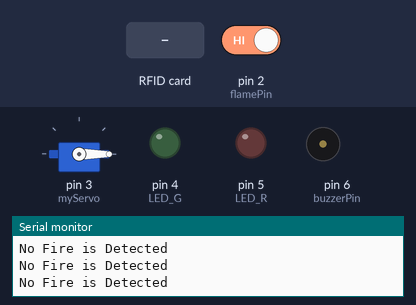
The sketch below on a simulated Arduino Uno, built with avr-gcc and run on an emulated ATmega328P. On the bench: servo, output pins drawn as LEDs (lit = HIGH), buzzer (waves = sounding, pin HIGH), the last lines printed to the serial monitor. Inputs (shaded band) come from the test bench; at power-on: pin 2 (flamePin) HIGH. Pins used as bus, display or sensor lines are not drawn.

Above: at 1.2 s.
1.3 s: RFID card F2 AA 79 33 held to the reader
At 1.8 s:
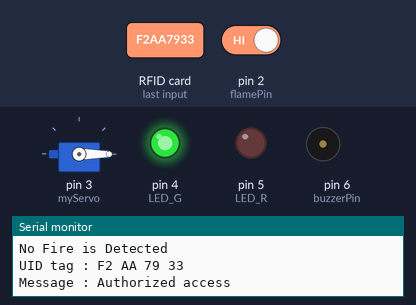
At 4.5 s:
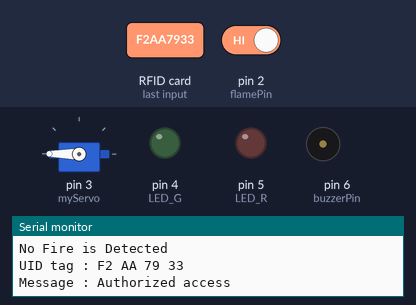
7.3 s: pin 2 (flamePin) driven LOW
10.3 s: RFID card 13 A1 A9 10 held to the reader
At 10.6 s:
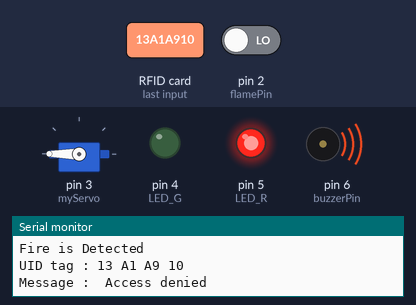
Timing chart, 0 to 19.3 s (numbered marks = the images above; inputs shaded):
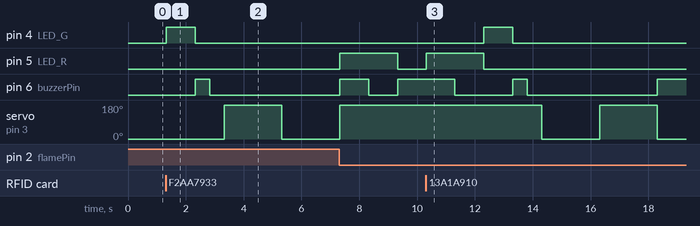

Measured:
- after the input at 1.3 s, pin 4 (LED_G): LOW → HIGH at once, → LOW 1.0 s later; pin 6 (buzzerPin): LOW → HIGH after 1.0 s, → LOW 0.50 s later; servo on pin 3 (myServo): 0° → 180° after 2.0 s, → 0° 2.0 s later
- after the input at 10.3 s, pin 4 (LED_G): LOW → HIGH after 2.0 s, → LOW 1.0 s later; pin 5 (LED_R): LOW → HIGH at once, → LOW 2.0 s later; pin 6 (buzzerPin): HIGH → LOW after 1.0 s, → HIGH 2.0 s later, → LOW 0.50 s later, → HIGH 4.5 s later; servo on pin 3 (myServo): 180° → 0° after 4.0 s, → 180° 2.0 s later, → 0° 2.0 s later

The sketch:

Vending_machine_and_flame_sensor_Code.ino
```cpp
#include <SPI.h>
#include <MFRC522.h>
#include <Servo.h>

#define SS_PIN 10 //MOSI of RFID
#define RST_PIN 9 //RST of RFID
#define LED_G 4 //define green LED pin
#define LED_R 5 //define red LED
#define BUZZER 6 //buzzer pin

int temp1 = 0;
int temp2 = 0;
const int buzzerPin = 6;
const int flamePin = 2;
int Flame = HIGH;

MFRC522 mfrc522(SS_PIN, RST_PIN);   // Create MFRC522 instance.
Servo myServo; //define servo name

void setup()
{
  Serial.begin(9600);   // Initiate a serial communication

  SPI.begin();      // Initiate  SPI bus
  mfrc522.PCD_Init();   // Initiate MFRC522
  myServo.attach(3); //servo pin
  myServo.write(0); //servo start position
  pinMode(LED_G, OUTPUT);
  pinMode(LED_R, OUTPUT);
  pinMode(buzzerPin, OUTPUT);
  pinMode(flamePin, INPUT);
  //pinMode(BUZZER, OUTPUT);
  //noTone(BUZZER);
  Serial.println("Put your card to the reader...");
  Serial.println();

}
void loop()
{
  Flame = digitalRead(flamePin);
  if (Flame== LOW)
  {
    Serial.println("Fire is Detected");
    digitalWrite(buzzerPin, HIGH);

  }
  else
  {
    Serial.println("No Fire is Detected");
    digitalWrite(buzzerPin, LOW);
  }

  // Look for new cards
  if ( ! mfrc522.PICC_IsNewCardPresent())
  {
    return;
  }
  // Select one of the cards
  if ( ! mfrc522.PICC_ReadCardSerial())
  {
    return;
  }
  //Show UID on serial monitor
  Serial.print("UID tag :");
  String content= "";
  byte letter;
  for (byte i = 0; i < mfrc522.uid.size; i++)
  {
     Serial.print(mfrc522.uid.uidByte[i] < 0x10 ? " 0" : " ");
     Serial.print(mfrc522.uid.uidByte[i], HEX);
     content.concat(String(mfrc522.uid.uidByte[i] < 0x10 ? " 0" : " "));
     content.concat(String(mfrc522.uid.uidByte[i], HEX));
  }
  Serial.println();
  Serial.print("Message : ");
  content.toUpperCase();


   if (content.substring(1) == "F2 AA 79 33"|| content.substring(1) == "13 A1 A9 10") //change here the UID of the card/cards that you want to give access
  {
    if(content.substring(1) == "F2 AA 79 33"){
      if(temp1 == 0){
        Serial.println("Authorized access");
        digitalWrite(LED_G, HIGH);
        delay(1000);
        digitalWrite(LED_G, LOW);
        digitalWrite(buzzerPin, HIGH);
        delay(500);
        digitalWrite(buzzerPin, LOW);
        delay(500);
        myServo.write(180);
        delay(2000);
        myServo.write(0);
        delay(2000);
        myServo.write(180);

        temp1++;
        Serial.print(temp1);
      }
    }
    else{
      Serial.println(" Access denied");
      digitalWrite(LED_R, HIGH);
      digitalWrite(buzzerPin, HIGH);
      delay(1000);
      digitalWrite(buzzerPin, LOW);
    //tone(BUZZER, 300);
    delay(1000);
    digitalWrite(LED_R, LOW);
    //noTone(BUZZER);
    }
    if(content.substring(1) == "13 A1 A9 10"){
      if(temp2 == 0){
        Serial.println("Authorized access");
        digitalWrite(LED_G, HIGH);
        delay(1000);
        digitalWrite(LED_G, LOW);
        digitalWrite(buzzerPin, HIGH);
        delay(500);
        digitalWrite(buzzerPin, LOW);
        delay(500);
        myServo.write(0);
        delay(2000);
        myServo.write(180);
        delay(2000);
        myServo.write(0);
        temp2++;
      }
    }
    else{
      Serial.println(" Access denied");
      digitalWrite(LED_R, HIGH);
      digitalWrite(buzzerPin, HIGH);
      delay(1000);
      digitalWrite(buzzerPin, LOW);
    //tone(BUZZER, 300);
      delay(1000);
      digitalWrite(LED_R, LOW);
    //noTone(BUZZER);
    }

//    Serial.println("Authorized access");
//    Serial.println();
//    delay(500);
//    digitalWrite(LED_G, HIGH);
//    //tone(BUZZER, 500);
//    delay(300);
//    //noTone(BUZZER);
//    myServo.write(180);
//    delay(3000);
//    myServo.write(0);
//    digitalWrite(LED_G, LOW);
  }

 else   {
    Serial.println(" Access denied");
    digitalWrite(LED_R, HIGH);
    digitalWrite(buzzerPin, HIGH);
    delay(1000);
    digitalWrite(buzzerPin, LOW);
    //tone(BUZZER, 300);
    delay(1000);
    digitalWrite(LED_R, LOW);
    //noTone(BUZZER);
  }


}
```
